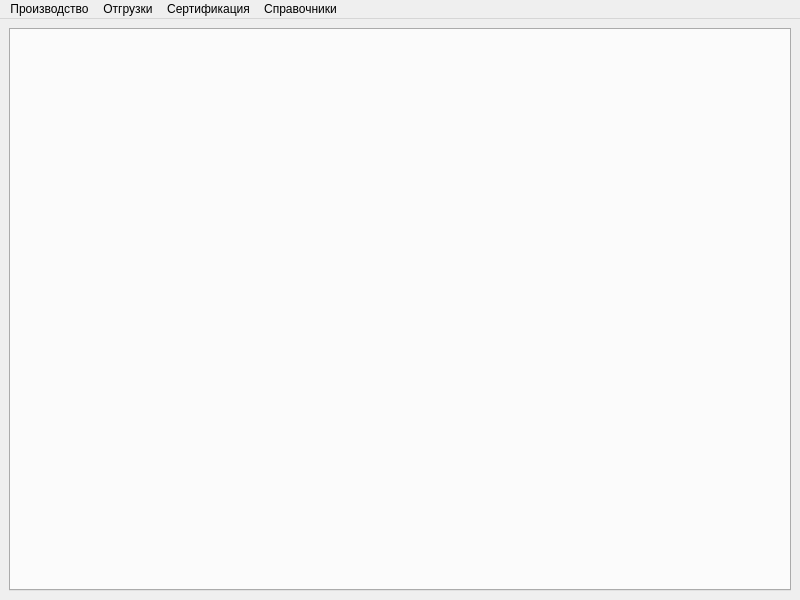
<?xml version="1.0" encoding="UTF-8"?>
<ui version="4.0">
 <class>MainWindow</class>
 <widget class="QMainWindow" name="MainWindow">
  <property name="geometry">
   <rect>
    <x>0</x>
    <y>0</y>
    <width>800</width>
    <height>600</height>
   </rect>
  </property>
  <property name="windowTitle">
   <string>Результаты испытаний и сертификаты качества</string>
  </property>
  <widget class="QWidget" name="centralwidget">
   <layout class="QVBoxLayout" name="verticalLayout">
    <item>
     <widget class="QTabWidget" name="tabWidget"/>
    </item>
   </layout>
  </widget>
  <widget class="QMenuBar" name="menubar">
   <property name="geometry">
    <rect>
     <x>0</x>
     <y>0</y>
     <width>800</width>
     <height>30</height>
    </rect>
   </property>
   <widget class="QMenu" name="menu">
    <property name="title">
     <string>Производство</string>
    </property>
    <addaction name="actionPartEl"/>
    <addaction name="actionPartWire"/>
   </widget>
   <widget class="QMenu" name="menu_2">
    <property name="title">
     <string>Отгрузки</string>
    </property>
    <addaction name="actionShipCert"/>
    <addaction name="actionCheckCode"/>
   </widget>
   <widget class="QMenu" name="menu_3">
    <property name="title">
     <string>Сертификация</string>
    </property>
    <addaction name="actionDoc"/>
   </widget>
   <widget class="QMenu" name="menu_4">
    <property name="title">
     <string>Справочники</string>
    </property>
    <addaction name="actionMarkEl"/>
    <addaction name="actionVed"/>
    <addaction name="actionSigPasport"/>
   </widget>
   <addaction name="menu"/>
   <addaction name="menu_2"/>
   <addaction name="menu_3"/>
   <addaction name="menu_4"/>
  </widget>
  <action name="actionPartEl">
   <property name="text">
    <string>Партии электродов</string>
   </property>
   <property name="shortcut">
    <string>F1</string>
   </property>
  </action>
  <action name="actionPartWire">
   <property name="text">
    <string>Партии проволоки</string>
   </property>
   <property name="shortcut">
    <string>F2</string>
   </property>
  </action>
  <action name="actionShipCert">
   <property name="text">
    <string>Сертификаты</string>
   </property>
   <property name="shortcut">
    <string>F5</string>
   </property>
  </action>
  <action name="actionDoc">
   <property name="text">
    <string>Свидетельства и документы</string>
   </property>
   <property name="shortcut">
    <string>F3</string>
   </property>
  </action>
  <action name="actionMarkEl">
   <property name="text">
    <string>Марки электродов</string>
   </property>
   <property name="shortcut">
    <string>F4</string>
   </property>
  </action>
  <action name="actionVed">
   <property name="text">
    <string>Ведомства и виды документов</string>
   </property>
  </action>
  <action name="actionSigPasport">
   <property name="text">
    <string>Подписанты паспорта качества</string>
   </property>
  </action>
  <action name="actionCheckCode">
   <property name="text">
    <string>Проверить код</string>
   </property>
  </action>
 </widget>
 <resources/>
 <connections/>
</ui>
